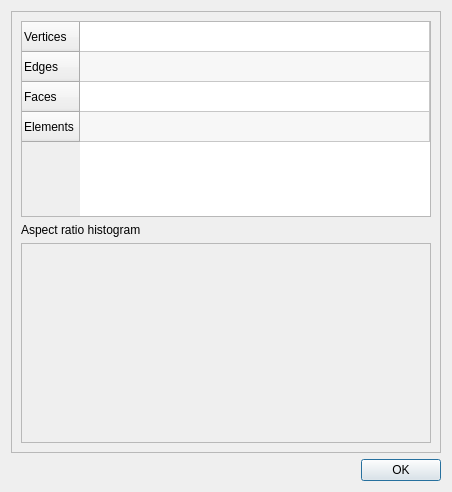
<?xml version="1.0" encoding="UTF-8"?>
<ui version="4.0">
 <class>MeshInformationDialog</class>
 <widget class="QDialog" name="MeshInformationDialog">
  <property name="geometry">
   <rect>
    <x>0</x>
    <y>0</y>
    <width>452</width>
    <height>492</height>
   </rect>
  </property>
  <property name="windowTitle">
   <string>Dialog</string>
  </property>
  <layout class="QVBoxLayout" name="verticalLayout">
   <item>
    <widget class="QScrollArea" name="scrollArea">
     <property name="horizontalScrollBarPolicy">
      <enum>Qt::ScrollBarAlwaysOff</enum>
     </property>
     <property name="sizeAdjustPolicy">
      <enum>QAbstractScrollArea::AdjustIgnored</enum>
     </property>
     <property name="widgetResizable">
      <bool>true</bool>
     </property>
     <widget class="QWidget" name="scrollAreaWidgetContents">
      <property name="geometry">
       <rect>
        <x>0</x>
        <y>0</y>
        <width>432</width>
        <height>443</height>
       </rect>
      </property>
      <layout class="QVBoxLayout" name="verticalLayout_2">
       <item>
        <widget class="QTableWidget" name="basicPropertiesTable">
         <property name="editTriggers">
          <set>QAbstractItemView::NoEditTriggers</set>
         </property>
         <property name="alternatingRowColors">
          <bool>true</bool>
         </property>
         <attribute name="horizontalHeaderVisible">
          <bool>false</bool>
         </attribute>
         <attribute name="horizontalHeaderStretchLastSection">
          <bool>true</bool>
         </attribute>
         <row>
          <property name="text">
           <string>Vertices</string>
          </property>
         </row>
         <row>
          <property name="text">
           <string>Edges</string>
          </property>
         </row>
         <row>
          <property name="text">
           <string>Faces</string>
          </property>
         </row>
         <row>
          <property name="text">
           <string>Elements</string>
          </property>
         </row>
         <column>
          <property name="text">
           <string/>
          </property>
         </column>
        </widget>
       </item>
       <item>
        <widget class="QLabel" name="label">
         <property name="text">
          <string>Aspect ratio histogram</string>
         </property>
        </widget>
       </item>
       <item>
        <widget class="QwtPlot" name="aspectRatioHistogram">
         <property name="sizePolicy">
          <sizepolicy hsizetype="Expanding" vsizetype="Expanding">
           <horstretch>0</horstretch>
           <verstretch>0</verstretch>
          </sizepolicy>
         </property>
         <property name="minimumSize">
          <size>
           <width>0</width>
           <height>200</height>
          </size>
         </property>
         <property name="frameShape">
          <enum>QFrame::StyledPanel</enum>
         </property>
         <property name="frameShadow">
          <enum>QFrame::Raised</enum>
         </property>
        </widget>
       </item>
      </layout>
     </widget>
    </widget>
   </item>
   <item>
    <widget class="QDialogButtonBox" name="buttonBox">
     <property name="orientation">
      <enum>Qt::Horizontal</enum>
     </property>
     <property name="standardButtons">
      <set>QDialogButtonBox::Ok</set>
     </property>
    </widget>
   </item>
  </layout>
 </widget>
 <customwidgets>
  <customwidget>
   <class>QwtPlot</class>
   <extends>QFrame</extends>
   <header location="global">qwt_plot.h</header>
   <container>1</container>
  </customwidget>
 </customwidgets>
 <resources/>
 <connections>
  <connection>
   <sender>buttonBox</sender>
   <signal>accepted()</signal>
   <receiver>MeshInformationDialog</receiver>
   <slot>accept()</slot>
   <hints>
    <hint type="sourcelabel">
     <x>248</x>
     <y>254</y>
    </hint>
    <hint type="destinationlabel">
     <x>157</x>
     <y>274</y>
    </hint>
   </hints>
  </connection>
  <connection>
   <sender>buttonBox</sender>
   <signal>rejected()</signal>
   <receiver>MeshInformationDialog</receiver>
   <slot>reject()</slot>
   <hints>
    <hint type="sourcelabel">
     <x>316</x>
     <y>260</y>
    </hint>
    <hint type="destinationlabel">
     <x>286</x>
     <y>274</y>
    </hint>
   </hints>
  </connection>
 </connections>
</ui>
